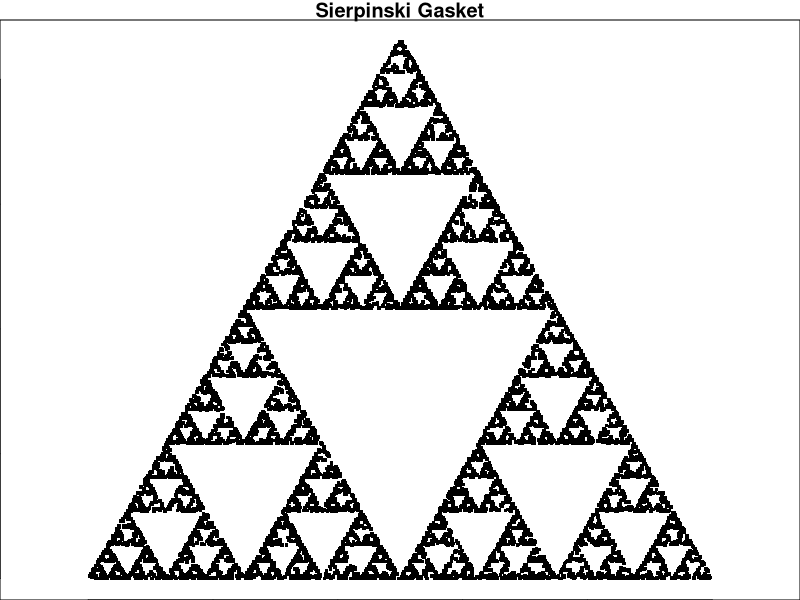

Write R code to recreate this figure.
## ---- chunk 1
knitr::opts_chunk$set(echo = TRUE)
## ---- chunk 2
# Create vertices for equilateral triangle with unit sides
x=c(0,0.5,1)
y=c(0,sqrt(3)/2,0)

# Make the response repeatable
set.seed(42)

# Generate a random starting point
xval=runif(1)
yval=runif(1)

# Iterate to create a large number of points
xxx=c()
yyy=c()
for (i in 1:10000) {
d=sample(3,1)
xval=(xval+x[d])/2
yval=(yval+y[d])/2
xxx=c(xxx,xval)
yyy=c(yyy,yval)
}

# Plot the results (suppress display of the axes)
par(mar=c(0,0,1,0))
plot(xxx,yyy,pch=15,cex=0.5,asp=1,main='Sierpinski Gasket')

